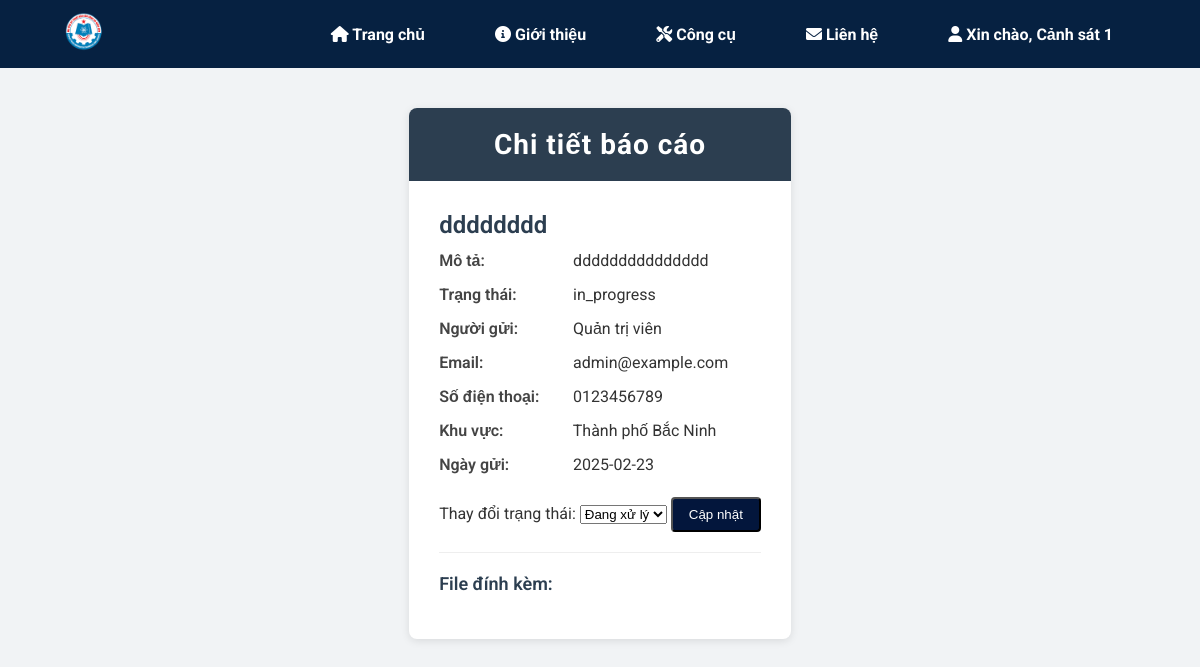
/police_officer/reports/6 (signed in), run on an earlier commit of the app's database.
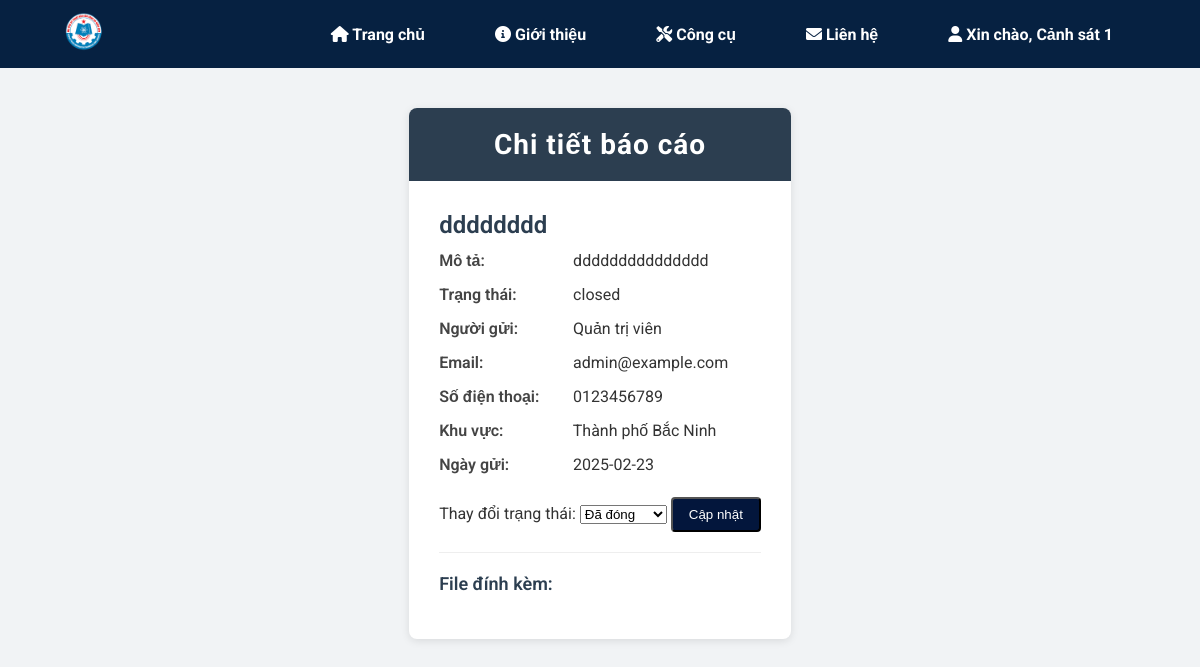
And on a later commit of the database.
### asrp/models.py (models this page shows)
class Report(db.Model):
    __tablename__ = 'reports'
    id = db.Column(db.Integer, primary_key=True)
    user_id = db.Column(db.Integer, db.ForeignKey('users.id'), nullable=False)
    area_id = db.Column(db.Integer, db.ForeignKey('areas.id'), nullable=False)
    title = db.Column(db.String(200), nullable=False)
    description = db.Column(db.Text, nullable=False)
    latitude = db.Column(db.Float, nullable=True)
    longitude = db.Column(db.Float, nullable=True)
    date_submitted = db.Column(db.DateTime, default=datetime.utcnow, nullable=False)
    status = db.Column(
        db.Enum('new', 'in_progress', 'closed', 'resolved'),
        default='new',
        nullable=False
    )
    assigned_officer_id = db.Column(db.Integer, db.ForeignKey('users.id'), nullable=True)
    created_at = db.Column(db.DateTime, default=datetime.utcnow, nullable=False)
    updated_at = db.Column(
        db.DateTime,
        default=datetime.utcnow,
        onupdate=datetime.utcnow,
        nullable=False
    )
    user = relationship('User', foreign_keys=[user_id], back_populates='reports')
    assigned_officer = db.relationship('User', foreign_keys=[assigned_officer_id])
    area = db.relationship(
        'Area',
        backref='reports',
        lazy='joined'
    )
    attachments = db.relationship('Attachment', backref='report', lazy='select')

### asrp/blueprints/police_officer/routes.py (the view)
@police_officer_bp.route('/reports/<int:report_id>', methods=['GET'])
@login_required
def report_detail(report_id):
    report = Report.query.options(
        joinedload(Report.user),
        joinedload(Report.attachments)
    ).get_or_404(report_id)
    if report.assigned_officer_id is not None and report.assigned_officer_id != current_user.id:
        flash('Bạn không có quyền xem báo cáo này.', 'danger')
        return redirect(url_for('police_officer.view_reports'))
    return render_template('police_officer/report_detail.html', report=report)

### asrp/templates/police_officer/report_detail.html (shortened to what this page needs)
{% extends "base.html" %}
{% block content %}
<link rel="stylesheet" href="{{ url_for('static', filename='css/report_detail.css') }}">
<link rel="stylesheet" href="https://cdn.jsdelivr.net/npm/sweetalert2@11/dist/sweetalert2.min.css">
<div class="report-detail-container">
    <div class="report-header">
        <h2>Chi tiết báo cáo</h2>
    </div>
    <div class="report-content">
        <div class="report-info">
            <h3>{{ report.title }}</h3>
            <p>
                <span>Mô tả:</span>
                {{ report.description }}
            </p>
            <p>
                <span>Trạng thái:</span>
                {{ report.status }}
            </p>
            <p>
                <span>Người gửi:</span>
                {{ report.user.full_name }}
            </p>
            <p>
                <span>Email:</span>
                {{ report.user.email }}
            </p>
            <p>
                <span>Số điện thoại:</span>
                {{ report.user.phone_number }}
            </p>
            <p>
                <span>Khu vực:</span>
                {{ report.area.name }}
            </p>
            <p>
                <span>Ngày gửi:</span>
                {{ report.created_at.strftime('%Y-%m-%d') }}
            </p>
        </div>
        <form id="status-update-form" method="post" action="{{ url_for('police_officer.update_report_status', report_id=report.id) }}">
            <label for="status">Thay đổi trạng thái:</label>
            <select name="status" id="status">
                <option value="in_progress" {% if report.status == 'in_progress' %}selected{% endif %}>Đang xử lý</option>
                <option value="closed" {% if report.status == 'closed' %}selected{% endif %}>Đã đóng</option>
            </select>
            <button type="submit" class="btn btn-info">Cập nhật</button>
        </form>
        <div class="report-attachments">
            <h4>File đính kèm:</h4>
        </div>
    </div>
</div>
{% endblock %}

What changed in the data, as far as the page shows it:
changed Report "dddddddd": status "in_progress" → "closed"; status "Đang xử lý" → "Đã đóng"
